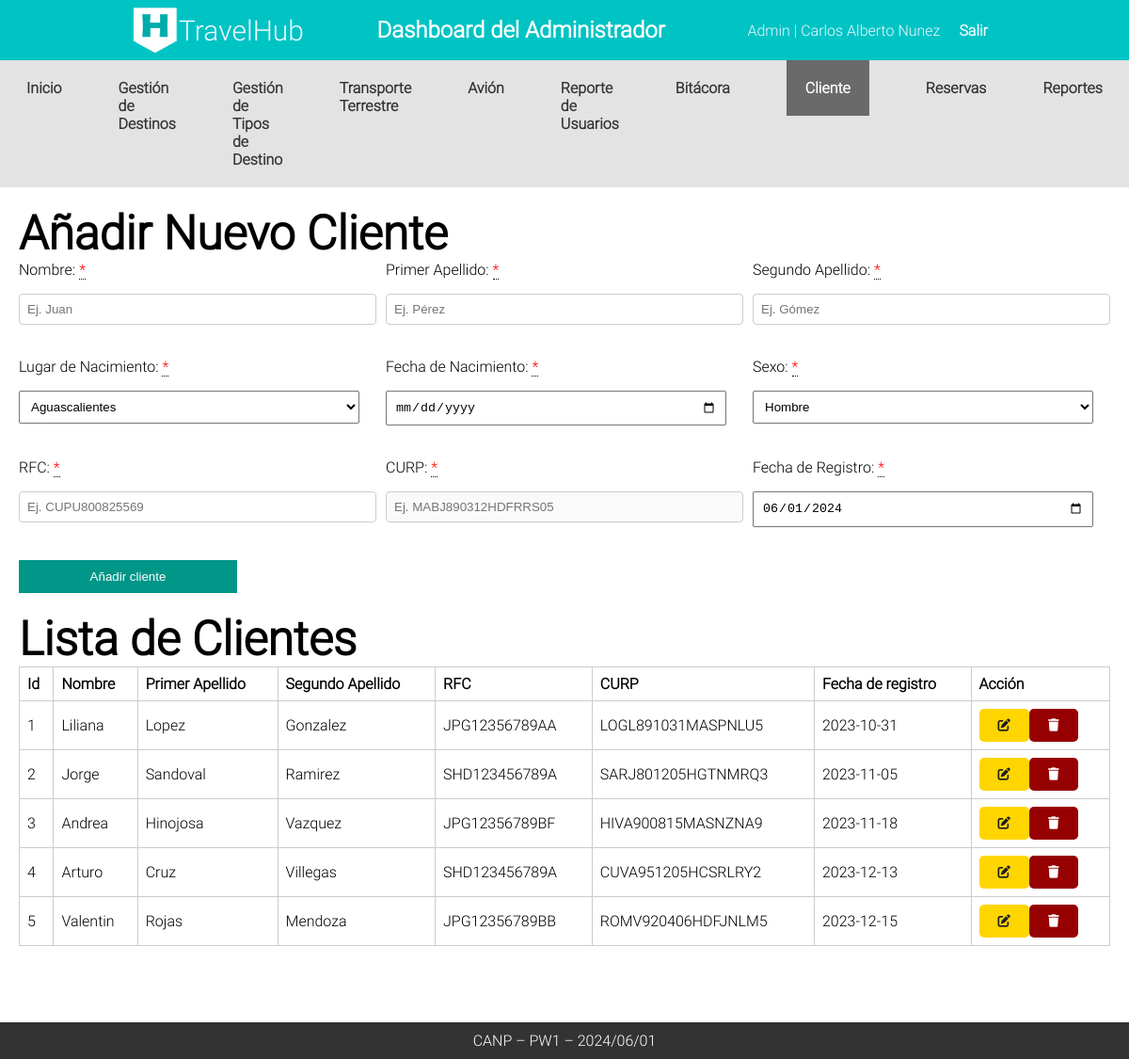
The app's page /Admin/CANP_Cliente (signed in), older data.
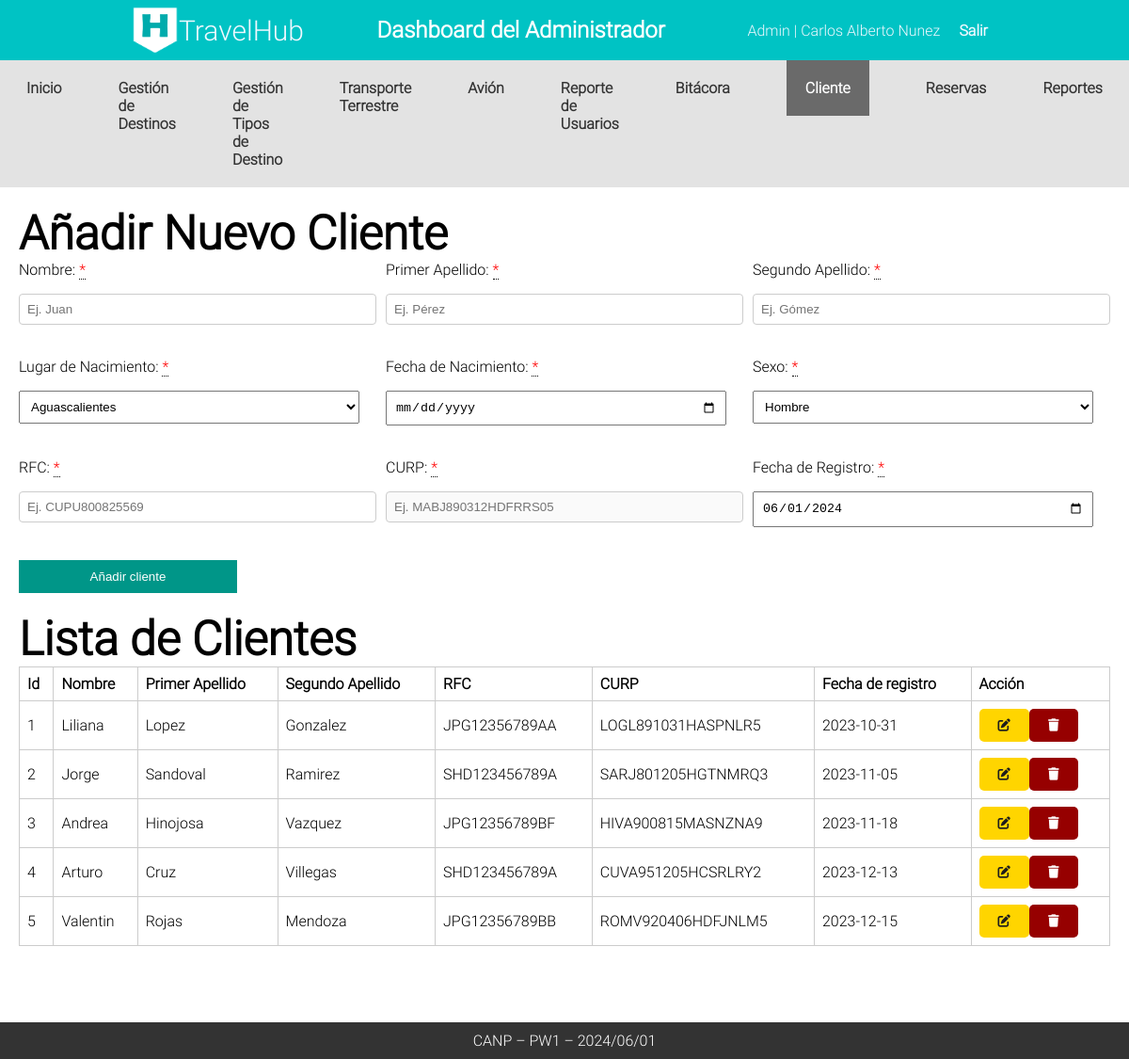
The same page, newer data.
### tables this page shows
CREATE TABLE `tblcliente` (
  `id_cliente` int(11) NOT NULL,
  `nombre` varchar(255) NOT NULL,
  `primer_apellido` varchar(255) NOT NULL,
  `segundo_apellido` varchar(255) DEFAULT NULL,
  `lugarNacimiento` varchar(255) NOT NULL,
  `fechaNacimiento` date NOT NULL,
  `sexo` varchar(1) NOT NULL,
  `RFC` varchar(13) NOT NULL,
  `CURP` varchar(18) NOT NULL,
  `fecha_registro` date NOT NULL,
  `id_rol` int(11) NOT NULL
);

### Controllers/templateCtr.php (called while the page is built)
<?php
class Template
{
    public static function templateCtr()
    {
        include 'Views/plantilla.php';
    }
}

### index.php (called while the page is built, shortened)
<?php
include_once 'App/funciones.php';
include_once "Controllers/templateCtr.php";
include_once "Controllers/rutaCtr.php";
include_once "Controllers/clienteCtr.php";
include_once "Models/clienteMdl.php";
$template = new Template();
$template->templateCtr();

### Controllers/rutaCtr.php (called while the page is built)
<?php
class Ruta{
    public static function rutaCtr(){
        return "http://localhost/TravelHub/";
    }
}

### App/funciones.php (called while the page is built, shortened)
<?php
class Funciones{
static public function estaActivo($ruta) {
    $uri = $_SERVER['REQUEST_URI'];
    if(strpos($uri, $ruta) !== false) {
        return true;
    }
    return false;
}
}

### Models/clienteMdl.php (called while the page is built, shortened)
<?php
class ClienteMdl {
public static function canp_leer_clientes_mdl() {
    try {
        $db = Conexion::conectar();
        $sql = "SELECT * FROM tblcliente";
        $stmt = $db->prepare($sql);
        $stmt->execute();
        return $stmt->fetchAll();
    } catch (PDOException $e) {
        return "Error al leer datos del cliente: " . $e->getMessage();
    }
}
}

### Controllers/clienteCtr.php (called while the page is built, shortened)
<?php
class ClienteCtr {
    public static function canp_leer_clientes_ctr() {
        $respuesta = ClienteMdl::canp_leer_clientes_mdl();
        return $respuesta;
    }
}

### Admin/CANP_Cliente.php (the view, shortened to what this page needs)
<?php
include 'Components/cabeceraAdmin.php';
include 'Components/navAdmin.php'
?>
    <div class="contenedor">
        <h2>Añadir Nuevo Cliente</h2>
        <form class="formClienteAdmin" method="post">
        <div class="form-row">
            <div class="form-group">
                <label for="nombre">Nombre: <div class="tooltip required"> *<span class="tooltiptext">Campo obligatorio</span></div></label>
                <input type="text" id="nombre" name="nombre" placeholder="Ej. Juan">
            </div>
            <div class="form-group">
                <label for="primerApellido">Primer Apellido: <div class="tooltip required"> *<span class="tooltiptext">Campo obligatorio</span></div></label>
                <input type="text" id="primerApellido" name="primerApellido" placeholder="Ej. Pérez">
            </div>
            <div class="form-group">
                <label for="segundoApellido">Segundo Apellido: <div class="tooltip required"> *<span class="tooltiptext">Campo obligatorio</span></div></label>
                <input type="text" id="segundoApellido" name="segundoApellido" placeholder="Ej. Gómez">
            </div>
        </div>
        <div class="form-row">
            <div class="form-group">
                <label for="lugarNacimiento">Lugar de Nacimiento: <div class="tooltip required"> *<span class="tooltiptext">Campo obligatorio</span></div></label>
                <select id="lugarNacimiento" name="lugarNacimiento">
                    <?php include 'Components/lugares.php' ?>
                </select>
            </div>
            <div class="form-group">
                <label for="fechaNacimiento">Fecha de Nacimiento: <div class="tooltip required"> *<span class="tooltiptext">Campo obligatorio</span></div></label>
                <input type="date" id="fechaNacimiento" name="fechaNacimiento" placeholder="Ej. 1990-01-01">
            </div>
            <div class="form-group">
                <label for="sexo">Sexo: <div class="tooltip required"> *<span class="tooltiptext">Campo obligatorio</span></div></label>
                <select id="sexo" name="sexo">
                    <option value="H">Hombre</option>
                </select>
            </div>
        </div>
        <div class="form-row">
            <div class="form-group">
                <label for="rfc">RFC: <div class="tooltip required"> *<span class="tooltiptext">Campo obligatorio</span></div></label>
                <input type="text" id="rfc" name="rfc" placeholder="Ej. CUPU800825569">
            </div>
            <div class="form-group">
                <label for="curp">CURP: <div class="tooltip required"> *<span class="tooltiptext">Campo obligatorio</span></div></label>
                <input type="text" id="curp" disabled name="curp" placeholder="Ej. MABJ890312HDFRRS05">
            </div>
            <div class="form-group">
                <label for="fechaRegistro">Fecha de Registro: <div class="tooltip required"> *<span class="tooltiptext">Campo obligatorio</span></div></label>
                <input type="date" id="fechaRegistro" name="fechaRegistro" placeholder="Ej. 2023-05-10">
            </div>
        </div>
        <button name="btnCliente" class="btnformulario" type="submit">Añadir cliente</button>
    </form>
        <h2>Lista de Clientes</h2>
        <table class="tblClientes">
        <thead>
            <tr>
                <th>Id</th>
                <th>Nombre</th>
                <th>Primer Apellido</th>
                <th>Segundo Apellido</th>
                <th>RFC</th>
                <th>CURP</th>
                <th>Fecha de registro</th>
                <th>Acción</th>
            </tr>
        </thead>
        <tbody>
            <?php
            $clientes = ClienteCtr::canp_leer_clientes_ctr();
            foreach ($clientes as $key => $cliente) {
                echo '
                <tr>
                <td>'.($key+1).'</td>
                <td>'.$cliente["nombre"].'</td>
                <td>'.$cliente["primer_apellido"].'</td>
                <td>'.$cliente["segundo_apellido"].'</td>
                <td>'.$cliente["RFC"].'</td>
                <td>'.$cliente["CURP"].'</td>
                <td>'.$cliente["fecha_registro"].'</td>
                <td>
                    <button btnEditarCliente="'.$cliente["id_cliente"].'" class="edit btn-edit warning btnEditarCliente"> <i class="fa-solid fa-pen-to-square"></i></a>
                    <button eliminarCliente="'.$cliente["id_cliente"].'" class="delete eliminarCliente"><i class="fa-solid fa-trash"></i></button>
                </td>
            </tr>
                ';
            }
            ?>
        </tbody>
    </table>
</body>
</html>

### Views/plantilla.php (shortened to what this page needs)
<?php
$rutaLocal = Ruta::rutaCtr();
?>
<!DOCTYPE html>
<html lang="es">
<head>
    <link rel="stylesheet" href="<?php echo $rutaLocal?>Views/css/styles.css">
    <link rel="stylesheet" href="<?php echo $rutaLocal?>Views/css/carrusel.css">
    <link rel="stylesheet" href="<?php echo $rutaLocal?>Views/assets/js/modulos/fontawesome/css/all.min.css">
</head>
<body>
<?php
if(isset($_SESSION['validar']) && $_SESSION['validar'] == true && $_SESSION["rol"] == 1){
    if(isset($_GET["url"])){
        $url = explode("/", $_GET["url"]);
             if($url[0] == "logout"){
                   include "Modules/".$url[0].'.php';
               }else if( $url[1] == "CANP_Admin" || $url[1] == "CANP_Destino" || $url[1] == "CANP_TipoDestino" || $url[1] == "CANP_TransporteTerrestre"
                || $url[1] == "CANP_Avion" || $url[1] == "CANP_ReporteUsuarios" || $url[1] == "CANP_Bitacora" || $url[1] == "CANP_Cliente" || $url[1] == "CANP_Reportes"
                || $url[1] == "CANP_Reservas"){
                    include "Admin/".$url[1].'.php';
               }
               else{
                header('Location: '.$rutaLocal.'Admin/CANP_Admin');
               }
       }else{
           include "Admin/CANP_Admin.php";
       }
       include 'Components/footer.php';
}
?>
</body>
</html>

### Components/cabeceraAdmin.php
<header>
       <nav>
           <div class="nav-container">
               <div class="logo-text">
                   <img class="logo" src="<?php echo $rutaLocal?>Views/assets/imagenes/logo.png" alt="">
                   <a href="<?php echo $rutaLocal ?>Admin/CANP_Admin">TravelHub</a>
               </div>
                    <h1> Dashboard del Administrador</h1>
               <ul class="nav-links">
                   <li>Admin | <?php echo $_SESSION["nombre"] ?></li>
                   <li><a href="<?php echo $rutaLocal?>logout">Salir</a></li>
               </ul>
           </div>
       </nav>
   </header>

### Components/navAdmin.php (shortened to what this page needs)
<nav class="menu">
    <ul class="menu-list">
        <li class="<?php echo Funciones::estaActivo('CANP_Admin') ? 'activo' : ''; ?>"><a href="<?php echo $rutaLocal ?>Admin/CANP_Admin">Inicio</a></li>
        <li class="<?php echo Funciones::estaActivo('CANP_Destino') ? 'activo' : ''; ?>"><a href="<?php echo $rutaLocal ?>Admin/CANP_Destino">Gestión de Destinos</a></li>
        <li class="<?php echo Funciones::estaActivo('CANP_TipoDestino') ? 'activo' : ''; ?>"><a href="<?php echo $rutaLocal ?>Admin/CANP_TipoDestino">Gestión de Tipos de Destino</a></li>
        <li class="<?php echo Funciones::estaActivo('CANP_TransporteTerrestre') ? 'activo' : ''; ?>"><a href="<?php echo $rutaLocal ?>Admin/CANP_TransporteTerrestre">Transporte Terrestre</a></li>
        <li class="<?php echo Funciones::estaActivo('CANP_Avion') ? 'activo' : ''; ?>"><a href="<?php echo $rutaLocal ?>Admin/CANP_Avion">Avión</a></li>
        <li class="<?php echo Funciones::estaActivo('CANP_ReporteUsuarios') ? 'activo' : ''; ?>"><a href="<?php echo $rutaLocal ?>Admin/CANP_ReporteUsuarios">Reporte de Usuarios</a></li>
        <li class="<?php echo Funciones::estaActivo('CANP_Bitacora') ? 'activo' : ''; ?>"><a href="<?php echo $rutaLocal ?>Admin/CANP_Bitacora">Bitácora</a></li>
        <li class="<?php echo Funciones::estaActivo('CANP_Cliente') ? 'activo' : ''; ?>"><a href="<?php echo $rutaLocal ?>Admin/CANP_Cliente">Cliente</a></li>
        <li class="<?php echo Funciones::estaActivo('CANP_Reservas') ? 'activo' : ''; ?>"><a href="<?php echo $rutaLocal ?>Admin/CANP_Reservas">Reservas</a></li>
        <li class="<?php echo Funciones::estaActivo('CANP_Reportes') ? 'activo' : ''; ?>"><a href="<?php echo $rutaLocal ?>Admin/CANP_Reportes">Reportes</a></li>
    </ul>
</nav>

### Components/lugares.php (shortened to what this page needs)
<option value="AS">Aguascalientes</option>

### Components/footer.php (shortened to what this page needs)
<footer>
<?php
$fecha_actual = date('Y/m/d');
echo "CANP – PW1 – " . $fecha_actual;
?>
</footer>

### Views/css/styles.css (style rules this page uses)
* { margin: 0; padding: 0; box-sizing: border-box; }
body { font-family: Roboto; height: 100vh; }
.contenedor { padding: 20px; }
header { background-color: #00c3c4; color: white; padding: 2px 10%; text-align: center; }
.nav-container { display: flex; justify-content: space-between; align-items: center; padding: 5px 20px; }
.logo-text { display: flex; align-items: center; }
.logo { height: 50px; }
.nav-links { list-style: none; display: flex; margin: 0; padding: 0; }
.nav-links li { padding: 0 10px; color: aliceblue; }
.logo-text a { text-decoration: none; color: aliceblue; font-size: 30px; }
.nav-links a { text-decoration: none; color: aliceblue; }
h2 { font-size: 50px; }
footer { background-color: #333333; color: white; text-align: center; padding: 10px 0; position: fixed; bottom: 0; width: 100%; display: flex; justify-content: space-around; align-items: center; }
.logo { width: 50px; }
a { color: #fff; }
nav.menu { background: #e3e3e3; position: relative; }
nav.menu ul { font-display: flex; justify-content: center; }
.menu-list { list-style: none; padding: 0; margin: 0; display: flex; }
.menu-list li { margin: 0 10px; }
nav.menu ul li { padding: 20px; }
nav ul { list-style: none; padding: 0; display: flex; justify-content: left; }
nav ul li a { color: #333; text-decoration: none; font-weight: bold; }
form { margin-bottom: 20px; }
input[type="text"], input[type="date"], select { margin: 5px 0; padding: 8px; width: calc(100% - 18px); }
.edit { padding: 10px 20px; background-color: #ffe600; color: black; border: none; cursor: pointer; border-radius: 5px; }
.delete { padding: 10px 20px; background-color: #960000; color: white; border: none; cursor: pointer; border-radius: 5px; }
button.btnformulario { padding: 10px 20px; background-color: #009688; color: white; border: none; cursor: pointer; width: 20%; }
table { width: 100%; margin-bottom: 100px; border-collapse: collapse; }
th, td { border: 1px solid #ccc; padding: 8px; text-align: left; }
.warning { background-color: #ffd500; color: #1d1d1d; }
.menu li.activo a { font-weight: bold; background: #6a6a6a; color: #fff; padding: 20px; }
.form-group { margin-bottom: 15px; }
label { display: block; margin-bottom: 5px; }
input[type="text"], input[type="email"], input[type="password"] { width: 100%; padding: 8px; border: 1px solid #ccc; border-radius: 4px; }
.formClienteAdmin { display: flex; flex-direction: column; gap: 10px; }
.form-row { display: flex; justify-content: space-between; gap: 10px; }
.form-group { display: flex; flex-direction: column; flex: 1; }
.form-group label, .form-group input, .form-group select { margin-bottom: 10px; }
.btnformulario { align-self: flex-start; }
.required { color: red; }
.tooltip { position: relative; display: inline-block; border-bottom: 1px dotted black; }

Row changes from the older to the newer data that the page shows:
changed tblcliente "Liliana": CURP "LOGL891031MASPNLU5" → "LOGL891031HASPNLR5"
